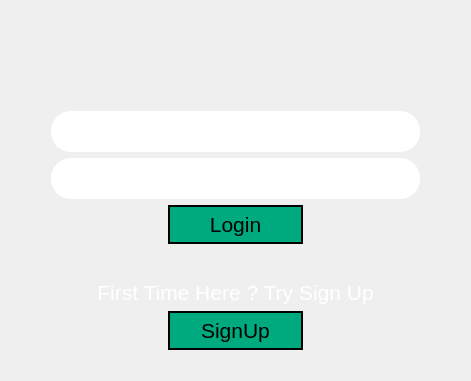
     <widget class="QWidget" name="Loginpage">
      <layout class="QGridLayout" name="gridLayout_4">
       <item row="0" column="0">
        <layout class="QGridLayout" name="gridLayout_2">
         <item row="9" column="3">
          <spacer name="horizontalSpacer_58">
           <property name="orientation">
            <enum>Qt::Horizontal</enum>
           </property>
           <property name="sizeHint" stdset="0">
            <size>
             <width>40</width>
             <height>20</height>
            </size>
           </property>
          </spacer>
         </item>
         <item row="6" column="3" colspan="2">
          <spacer name="verticalSpacer">
           <property name="orientation">
            <enum>Qt::Vertical</enum>
           </property>
           <property name="sizeType">
            <enum>QSizePolicy::Fixed</enum>
           </property>
           <property name="sizeHint" stdset="0">
            <size>
             <width>20</width>
             <height>30</height>
            </size>
           </property>
          </spacer>
         </item>
         <item row="3" column="1" colspan="6">
          <widget class="QLineEdit" name="lineEdit_username">
           <property name="font">
            <font>
             <pointsize>16</pointsize>
            </font>
           </property>
           <property name="styleSheet">
            <string notr="true">color: rgb(255, 255, 255);

border-width: 2px;        
  border-style: solid;
border-color: rgb(255, 255, 255);
  border-radius: 20px;
  padding:5px;</string>
           </property>
           <property name="alignment">
            <set>Qt::AlignCenter</set>
           </property>
           <property name="placeholderText">
            <string>username</string>
           </property>
          </widget>
         </item>
         <item row="8" column="3" colspan="2">
          <widget class="QPushButton" name="pushButton_22">
           <property name="font">
            <font>
             <pointsize>16</pointsize>
            </font>
           </property>
           <property name="styleSheet">
            <string notr="true">color: rgb(0, 0, 0);
background-color: rgb(0, 170, 127);
border-width: 2px;        
  border-style: solid;
  border-radius: 20px;
  padding:5px;</string>
           </property>
           <property name="text">
            <string>SignUp</string>
           </property>
          </widget>
         </item>
         <item row="5" column="3" colspan="2">
          <widget class="QPushButton" name="pushButton">
           <property name="font">
            <font>
             <pointsize>16</pointsize>
            </font>
           </property>
           <property name="styleSheet">
            <string notr="true">color: rgb(0, 0, 0);
background-color: rgb(0, 170, 127);
border-width: 2px;        
  border-style: solid;
  border-radius: 20px;
  padding:5px;</string>
           </property>
           <property name="text">
            <string>Login</string>
           </property>
          </widget>
         </item>
         <item row="4" column="1" colspan="6">
          <widget class="QLineEdit" name="lineEdit_password">
           <property name="font">
            <font>
             <pointsize>16</pointsize>
            </font>
           </property>
           <property name="styleSheet">
            <string notr="true">color: rgb(255, 255, 255);

border-width: 2px;        
  border-style: solid;
border-color: rgb(255, 255, 255);
  border-radius: 20px;
  padding:5px;</string>
           </property>
           <property name="echoMode">
            <enum>QLineEdit::Password</enum>
           </property>
           <property name="alignment">
            <set>Qt::AlignCenter</set>
           </property>
           <property name="placeholderText">
            <string>password</string>
           </property>
          </widget>
         </item>
         <item row="7" column="2" colspan="4">
          <widget class="QLabel" name="label_2">
           <property name="font">
            <font>
             <pointsize>16</pointsize>
            </font>
           </property>
           <property name="styleSheet">
            <string notr="true">color: rgb(255, 255, 255);</string>
           </property>
           <property name="text">
            <string>First Time Here ? Try Sign Up</string>
           </property>
           <property name="alignment">
            <set>Qt::AlignCenter</set>
           </property>
          </widget>
         </item>
         <item row="9" column="7">
          <spacer name="horizontalSpacer_54">
           <property name="orientation">
            <enum>Qt::Horizontal</enum>
           </property>
           <property name="sizeHint" stdset="0">
            <size>
             <width>40</width>
             <height>20</height>
            </size>
           </property>
          </spacer>
         </item>
         <item row="1" column="2" colspan="4" alignment="Qt::AlignHCenter|Qt::AlignVCenter">
          <widget class="QLabel" name="label_4">
           <property name="sizePolicy">
            <sizepolicy hsizetype="Preferred" vsizetype="Preferred">
             <horstretch>0</horstretch>
             <verstretch>0</verstretch>
            </sizepolicy>
           </property>
           <property name="maximumSize">
            <size>
             <width>500</width>
             <height>150</height>
            </size>
           </property>
           <property name="text">
            <string/>
           </property>
           <property name="pixmap">
            <pixmap resource="resources.qrc">:/img/img/333.png</pixmap>
           </property>
           <property name="scaledContents">
            <bool>true</bool>
           </property>
           <property name="alignment">
            <set>Qt::AlignCenter</set>
           </property>
          </widget>
         </item>
         <item row="9" column="5">
          <spacer name="horizontalSpacer_57">
           <property name="orientation">
            <enum>Qt::Horizontal</enum>
           </property>
           <property name="sizeHint" stdset="0">
            <size>
             <width>40</width>
             <height>20</height>
            </size>
           </property>
          </spacer>
         </item>
         <item row="9" column="1">
          <spacer name="horizontalSpacer_55">
           <property name="orientation">
            <enum>Qt::Horizontal</enum>
           </property>
           <property name="sizeHint" stdset="0">
            <size>
             <width>40</width>
             <height>20</height>
            </size>
           </property>
          </spacer>
         </item>
         <item row="9" column="2">
          <spacer name="horizontalSpacer_52">
           <property name="orientation">
            <enum>Qt::Horizontal</enum>
           </property>
           <property name="sizeHint" stdset="0">
            <size>
             <width>40</width>
             <height>20</height>
            </size>
           </property>
          </spacer>
         </item>
         <item row="9" column="0">
          <spacer name="horizontalSpacer_51">
           <property name="orientation">
            <enum>Qt::Horizontal</enum>
           </property>
           <property name="sizeHint" stdset="0">
            <size>
             <width>40</width>
             <height>20</height>
            </size>
           </property>
          </spacer>
         </item>
         <item row="9" column="4">
          <spacer name="horizontalSpacer_53">
           <property name="orientation">
            <enum>Qt::Horizontal</enum>
           </property>
           <property name="sizeHint" stdset="0">
            <size>
             <width>40</width>
             <height>20</height>
            </size>
           </property>
          </spacer>
         </item>
         <item row="9" column="6">
          <spacer name="horizontalSpacer_56">
           <property name="orientation">
            <enum>Qt::Horizontal</enum>
           </property>
           <property name="sizeHint" stdset="0">
            <size>
             <width>40</width>
             <height>20</height>
            </size>
           </property>
          </spacer>
         </item>
         <item row="2" column="2" colspan="4">
          <spacer name="verticalSpacer_14">
           <property name="orientation">
            <enum>Qt::Vertical</enum>
           </property>
           <property name="sizeHint" stdset="0">
            <size>
             <width>20</width>
             <height>40</height>
            </size>
           </property>
          </spacer>
         </item>
         <item row="0" column="2" colspan="4">
          <spacer name="verticalSpacer_2">
           <property name="orientation">
            <enum>Qt::Vertical</enum>
           </property>
           <property name="sizeHint" stdset="0">
            <size>
             <width>20</width>
             <height>40</height>
            </size>
           </property>
          </spacer>
         </item>
        </layout>
       </item>
      </layout>
     </widget>
